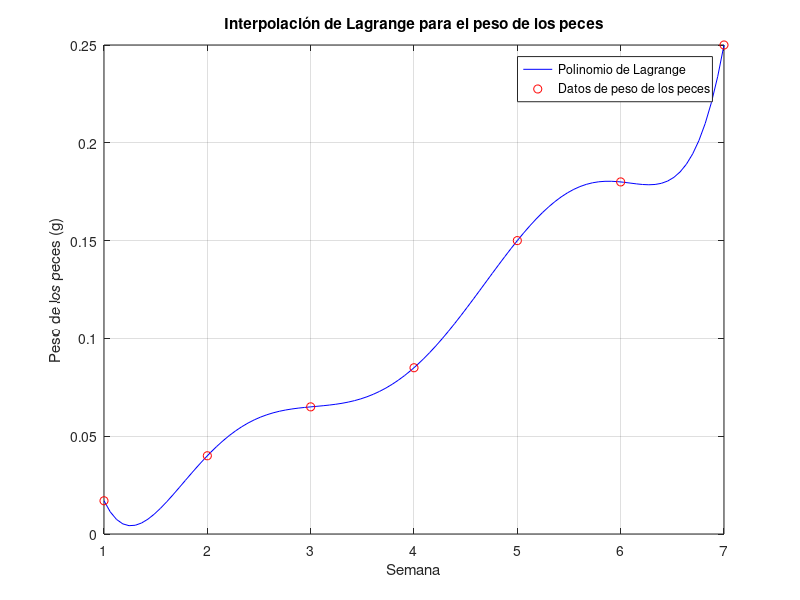

Here is the MATLAB script that generated this plot:
% Datos
semanas = [1, 2, 3, 4, 5, 6, 7];
pesos = [0.017, 0.040, 0.065, 0.085, 0.150, 0.180, 0.250];

% Función para calcular el polinomio de Lagrange
function P = lagrange_interpol(t, semanas, pesos)
    n = length(semanas);
    P = 0;
    for k = 1:n
        Lk = 1;
        for i = 1:n
            if i ~= k
                Lk = Lk * (t - semanas(i)) / (semanas(k) - semanas(i));
            end
        end
        P = P + pesos(k) * Lk;
    end
end

% Generar resultados para puntos originales y puntos intermedios
resultados = [];
for t = [semanas, 1.5, 2.5, 3.5, 4.5, 5.5, 6.5]
    peso_interp = lagrange_interpol(t, semanas, pesos);
    if ismember(t, semanas)
        peso_original = pesos(semanas == t);
    else
        peso_original = NaN;
    end
    resultados = [resultados; t, peso_original, peso_interp];
end

% Mostrar resultados en tabla
fprintf('Semana (t) | Peso Original (g) | Peso Interpolado (g)\n');
fprintf('-----------------------------------------------\n');
for i = 1:size(resultados, 1)
    if isnan(resultados(i, 2))
        fprintf('  %.1f      |       -       |        %.4f\n', resultados(i, 1), resultados(i, 3));
    else
        fprintf('  %.1f      |    %.4f      |        %.4f\n', resultados(i, 1), resultados(i, 2), resultados(i, 3));
    end
end

% Visualización
t_vals = linspace(min(semanas), max(semanas), 100);
p_vals = arrayfun(@(t) lagrange_interpol(t, semanas, pesos), t_vals);

figure;
plot(t_vals, p_vals, 'b-', 'DisplayName', 'Polinomio de Lagrange');
hold on;
plot(semanas, pesos, 'ro', 'DisplayName', 'Datos de peso de los peces');
xlabel('Semana');
ylabel('Peso de los peces (g)');
title('Interpolación de Lagrange para el peso de los peces');
legend show;
grid on;
hold off;
